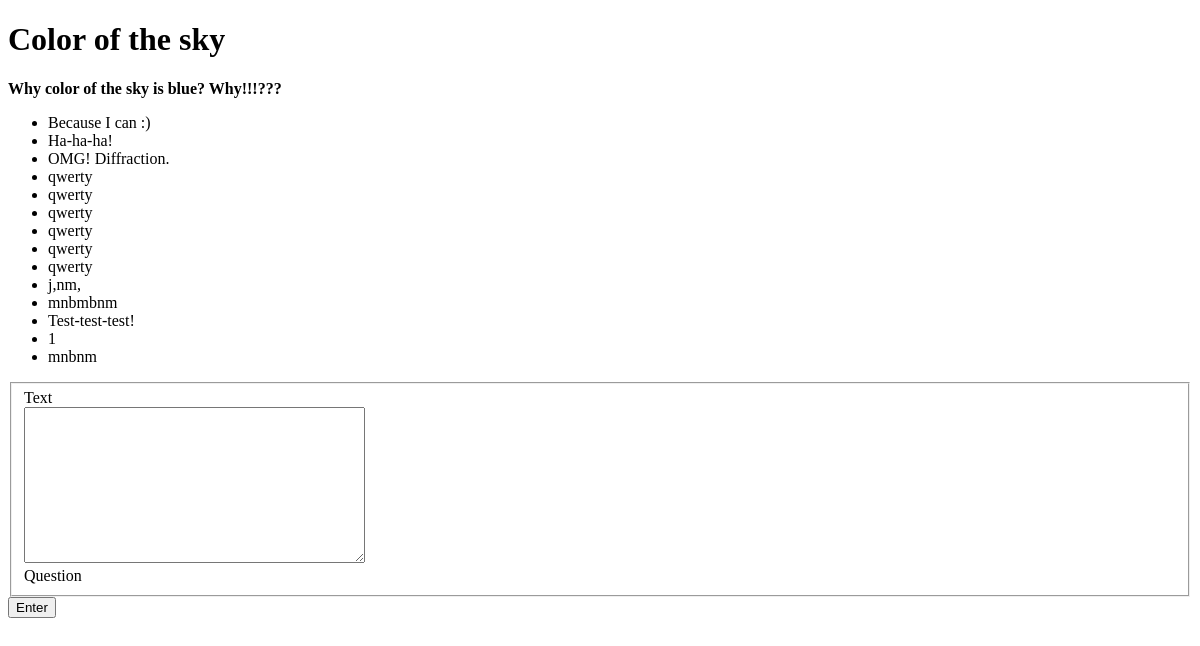
Page /question/1/ on the earlier database version.
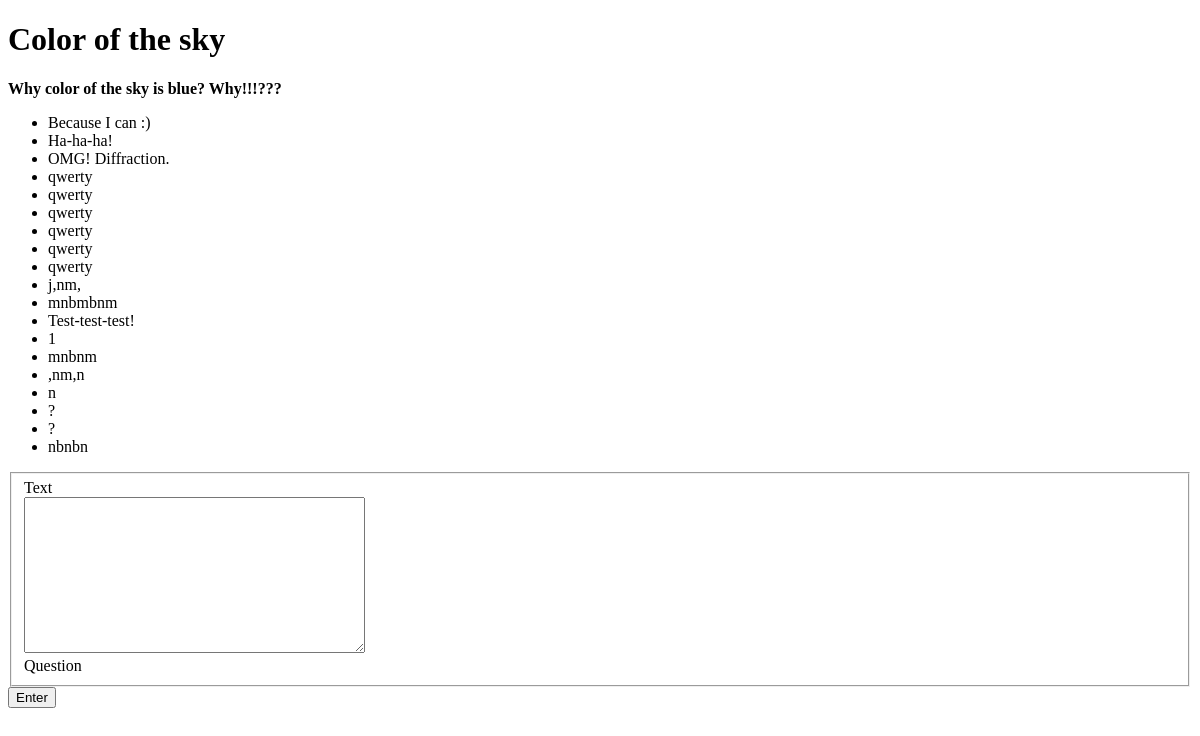
Same page on the later database version.
### qa/models.py (models this page shows, shortened)
class Answer(models.Model):
    text = models.TextField()
    added_at = models.DateField(auto_now_add=True)
    question = models.ForeignKey(Question)
    author = models.ForeignKey(User, on_delete=models.PROTECT)

### qa/views.py (the view)
# urls.py: url(r'^question/(\d+)/$', qa.views.question_details, name='question-details'),
def question_details(request, num):
    if request.method == 'POST':
        form = AnswerForm(request.POST)
        form._user = request.user
        if form.is_valid():
            form.save()
            return HttpResponseRedirect(request.get_full_path())
        else:
            return HttpResponse('OK')
    else:
        question = get_object_or_404(Question, id=num)
        try:
            answers = Answer.objects.filter(question=question)
        except Answer.DoesNotExist:
            answers = None
        return render(request, 'question_detail.html', {
            'title':   question.title,
            'text':    question.text,
            'answers': answers.all()[:],
            'form':    AnswerForm(initial={'question': num}),
            'path':    request.get_full_path(),
            'user':    request.user
        })

### qa/forms.py (shortened to what this page needs)
class AnswerForm(forms.Form):
    text = forms.CharField(widget=forms.Textarea)
    question = forms.IntegerField(widget=forms.HiddenInput())
    def __init__(self, *args, **kwargs):
        self._user = None
        super(AnswerForm, self).__init__(*args, **kwargs)

### qa/templates/question_detail.html (shortened to what this page needs)
<!DOCTYPE html>
<html>
<head>
</head>
<body>
    <h1>{{ title }}</h1>
    <b>{{ text }}</b>
    <ul>
        {% for answ in answers %}
            <li>{{ answ.text }}</li>
        {% endfor %}
    </ul>
    <form class="form-horizontal" method="post" action="{{ path }}">
        <fieldset>
            {% for field in form %}
                <div class="control-group
                    {% if field.errors %}has-error{% endif %}">
                    <label class="control-label">{{ field.label }}</label>
                    <div class="controls">{{ field }}</div>
                </div>
            {% endfor %}
        </fieldset>
        <div class="form-actions">
            <button type="submit" class="btn btn-primary">Enter</button>
        </div>
    </form>
</body>
</html>

Differences in the rows shown:
added Answer: text ",nm,n"
added Answer: text "n"
added Answer: text "?"
added Answer: text "?"
added Answer: text "nbnbn"
